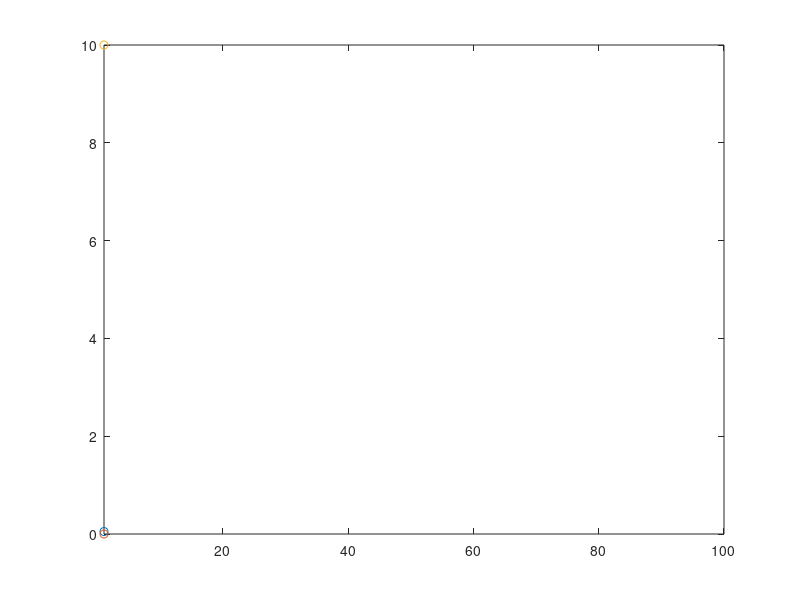

MATLAB code to generate this figure: (Note: this script raises an error after producing the figure.)
% 1. exponential cell growth
% 2. perfect mixing
% 3. small heat effect, isothermal
% 4. constant liquid density
% 5. broth is solid + liquid but can be approx as homogenous
% 6. rg = mu*X where mu = mu(max)*S/(Ks+S)
% 7. rate product formation is rp = Y(p/x)*rg where 
%         Y(p/x) = mass product formed/mass new cells formed
% 8. feed stream has no cells
%Example 2.17 from Chapter 2:Theoretical Models of Chemical Processes

%initial conditions
x0 = 0.05; %g/L
p0 = 0; %g/L
s0 = 10; %g/L
t = 0;
%parameters
v = 1; %L
mum = 0.2; % mu max, hr^-1
ks = 1; %g/L
yxs = 0.5; %g/g
ypx = 0.2; %g/g
tguess = 100; %guess for final time

%mu = mum*val(3)/(ks+val(3)); %rg = mu*val(1); %rp = ypx*rg;
balance = @(t, val) [v*mum*val(3)/(ks+val(3))*val(1);...
    v*ypx*mum*val(3)/(ks+val(3))*val(1);...
    -1/yxs*v*mum*val(3)/(ks+val(3))*val(1)];

options = odeset('Events',@events,'OutputFcn',@odeplot);
[tf,valf,te,ye,ie] = ode45(balance,[1,tguess],[x0 p0 s0],options); 
xlabel('time (hr)'); ylabel('concentration (g/g');
legend('[Cell]','[Product]','[Substrate]','Location','Northeast');
 
function [value, isterminal, direction] = events(t,val) %#ok<INUSL>
s0=10;
value = (val(3)-s0)/s0 + 0.9; %detect 90%
isterminal = 1; %terminate when value occurs
direction = []; %root can be approached from either direction
end